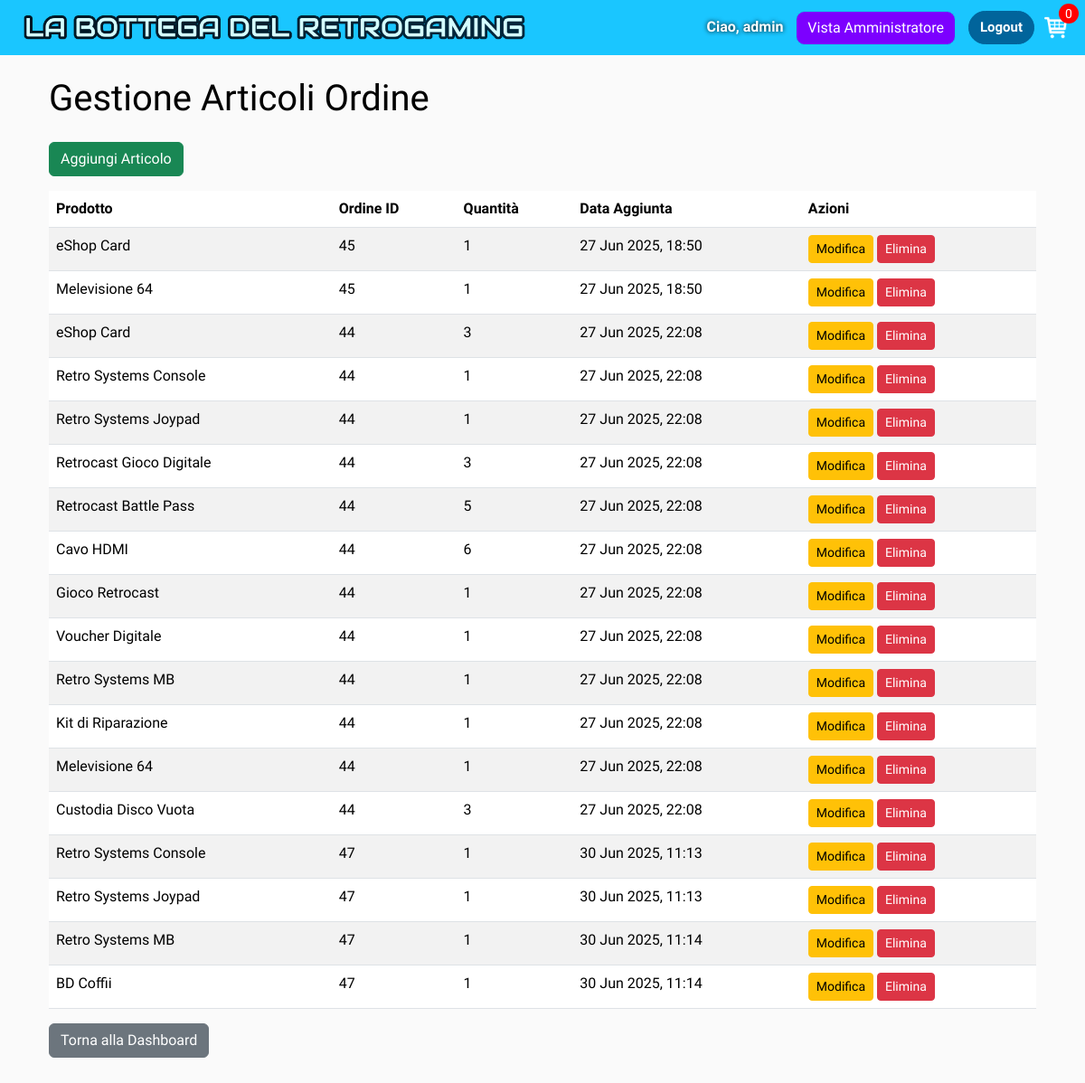
Page /manager/orderitems/ (signed in) on the earlier database version.
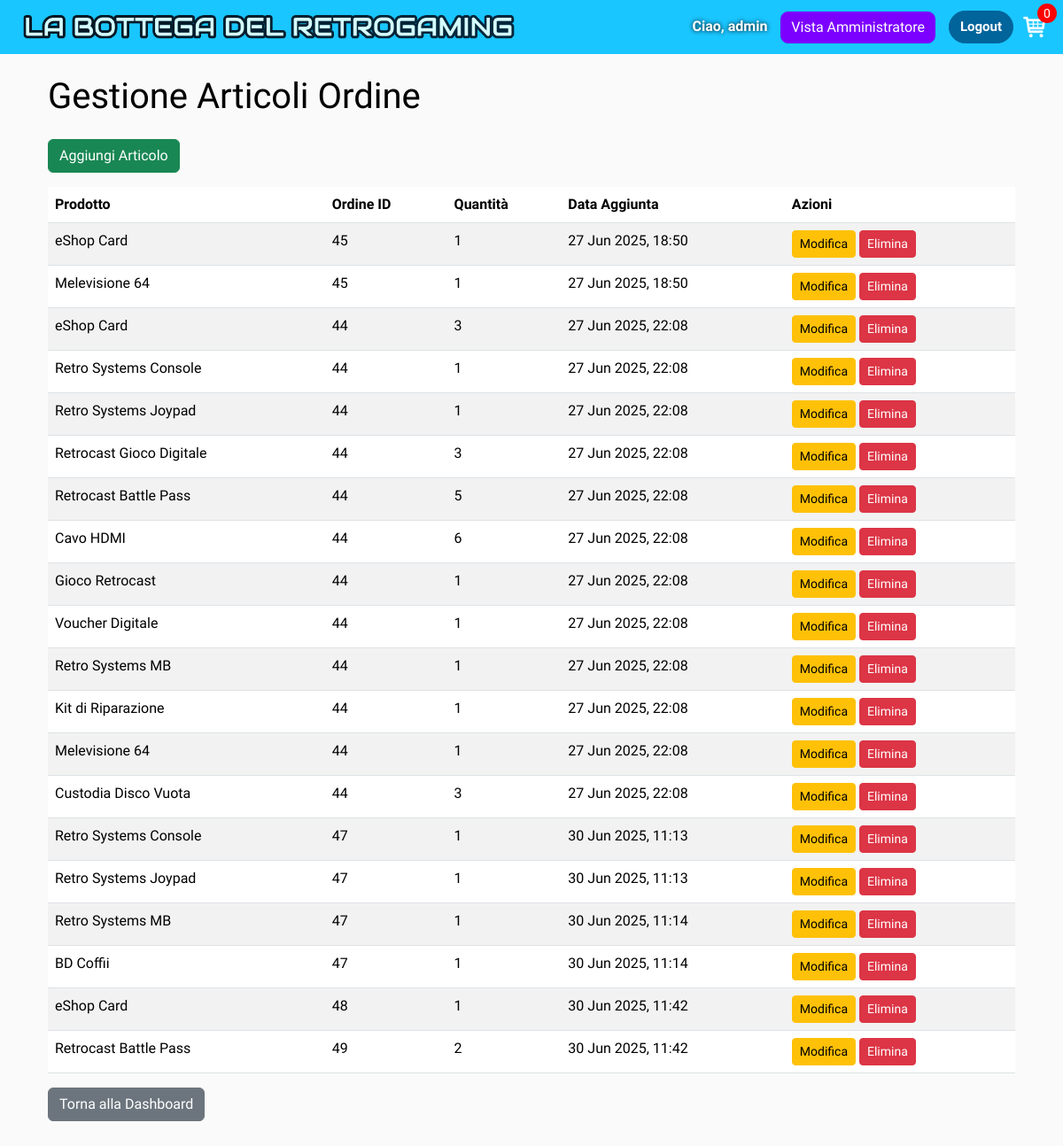
Same page on the later database version.
### bottega_retrogaming/models.py (models this page shows, shortened)
class OrderItem(models.Model):
    product = models.ForeignKey(Product, on_delete=models.SET_NULL, null=True)
    order = models.ForeignKey(Order, on_delete=models.SET_NULL, null=True)
    quantity = models.IntegerField(default=0, null=True, blank=True)
    date_added = models.DateTimeField(auto_now_add=True)

class Product(models.Model):
    name = models.CharField(max_length=200)
    price = models.DecimalField(max_digits=10, decimal_places=2)
    digital = models.BooleanField(default=False, null=True, blank=True)
    description = models.CharField("Descrizione", max_length=500, null=True, blank=True)
    image = CloudinaryField('image')

class Order(models.Model):
    customer = models.ForeignKey(settings.AUTH_USER_MODEL, on_delete=models.SET_NULL, blank=True, null=True)
    date_ordered = models.DateTimeField(auto_now_add=True)
    complete = models.BooleanField(default=False)
    transaction_id = models.CharField(max_length=100, null=True)
    @property
    def get_cart_items(self):
        orderitems = self.orderitem_set.all()
        total = sum(item.quantity for item in orderitems)
        return total

### manager_view/views.py (the view)
# urls.py: path('orderitems/', views.OrderItemListView.as_view(), name='orderitem_list'),
class OrderItemListView(AdminRequiredMixin, ListView):
    model = OrderItem
    template_name = 'manager_view/orderitem_list.html'
    context_object_name = 'orderitems'

### bottega_retrogaming/utils.py (called while the page is built)
def cartData(request):
    if request.user.is_authenticated:
        customer = request.user
        try:
            order = Order.objects.get(customer=customer, complete=False)
        except Order.DoesNotExist:
            order, created = Order.objects.get_or_create(customer=customer, complete=False)
        items = order.orderitem_set.all()
        cartItems = order.get_cart_items
    else:
        cookieData = cookieCart(request)
        cartItems = cookieData['cartItems']
        order = cookieData['order']
        items = cookieData['items']
    return {'cartItems': cartItems, 'order': order, 'items': items}

### manager_view/views.py (called while the page is built)
    def test_func(self):
        return self.request.user.is_authenticated and self.request.user.user_type == 'ADMIN'

    def get_context_data(self, **kwargs):
        context = super().get_context_data(**kwargs)
        data = cartData(self.request)
        context['cartItems'] = data.get('cartItems', 0)
        return context

### user_management/models.py (called while the page is built)
    def __str__(self):
        if self.name:
            return self.name
        return self.username

### manager_view/templates/manager_view/orderitem_list.html
{% extends 'bottega_retrogaming/main.html' %}
{% block content %}
<div class="container large-bottom-margin mt-4">
    <h1 id="item-title" class="mb-4">Gestione Articoli Ordine</h1>
    <a href="{% url 'manager_view:orderitem_add' %}" class="btn btn-success mb-3">Aggiungi Articolo</a>
    <table class="table table-striped">
        <thead>
            <tr>
                <th>Prodotto</th>
                <th>Ordine ID</th>
                <th>Quantità</th>
                <th>Data Aggiunta</th>
                <th>Azioni</th>
            </tr>
        </thead>
        <tbody>
            {% for item in orderitems %}
            <tr>
                <td>{{ item.product.name|default:"N/A" }}</td>
                <td>{{ item.order.id|default:"N/A" }}</td>
                <td>{{ item.quantity }}</td>
                <td>{{ item.date_added|date:"d M Y, H:i" }}</td>
                <td>
                    <a href="{% url 'manager_view:orderitem_edit' item.pk %}" class="btn btn-warning btn-sm">Modifica</a>
                    <a href="{% url 'manager_view:orderitem_delete' item.pk %}" class="btn btn-danger btn-sm">Elimina</a>
                </td>
            </tr>
            {% empty %}
            <tr>
                <td colspan="5">Nessun articolo trovato.</td>
            </tr>
            {% endfor %}
        </tbody>
    </table>
    <a href="{% url 'manager_view:admin_dashboard' %}" class="btn btn-secondary">Torna alla Dashboard</a>
</div>
{% endblock content %}

Differences in the rows shown:
added OrderItem: product.name "eShop Card", order.id "48", quantity "1", date_added "30 Jun 2025, 11:42"
added OrderItem: product.name "Retrocast Battle Pass", order.id "49", quantity "2", date_added "30 Jun 2025, 11:42"
